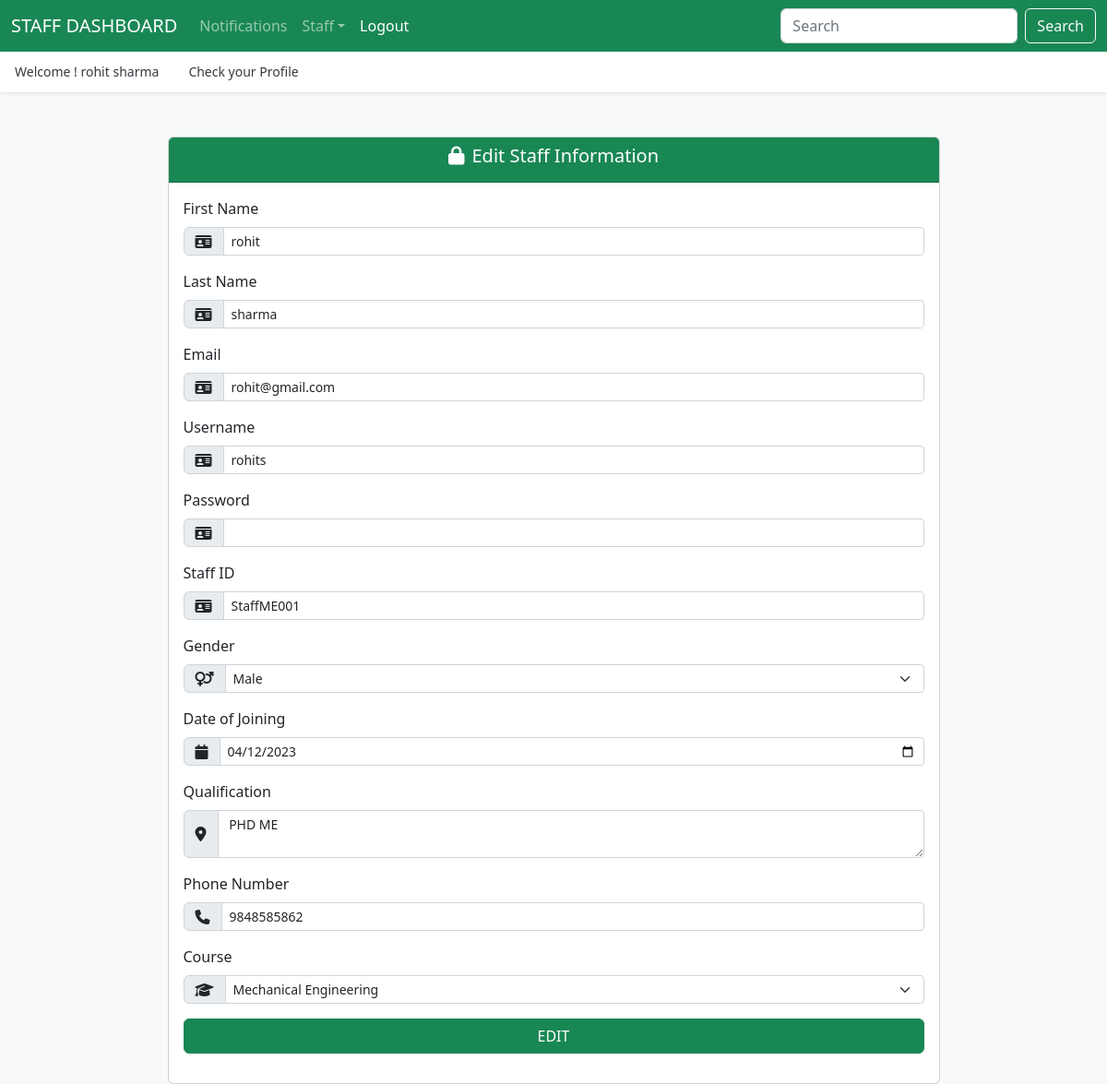
The page /hod/staff/edit/3/ (signed in) on the database its author committed.
### authentication/models.py (models this page shows, shortened)
class UserProfile(models.Model):
    user = models.OneToOneField(User, on_delete=models.CASCADE)
    usertype = models.CharField(max_length=50)

### app_hod/models.py (models this page shows, shortened)
class Staff(models.Model):
    user = models.OneToOneField(UserProfile, on_delete=models.CASCADE)
    staff_id = models.CharField(max_length=20, unique=True)
    gender = models.CharField(max_length=1, choices=[('M', 'Male'), ('F', 'Female')])
    doj = models.DateField()
    qualification = models.TextField()
    phone_number = models.CharField(max_length=20)
    course = models.ForeignKey(Course,on_delete=models.DO_NOTHING)
    created_at = models.DateTimeField(auto_now_add=True)
    updated_at = models.DateTimeField(auto_now=True)

class Course(models.Model):
    name = models.CharField(max_length=100)
    created_at = models.DateTimeField(auto_now_add=True)
    updated_at = models.DateTimeField(auto_now=True)

### app_hod/views.py (the view)
# urls.py: path('staff/edit/<int:id>/', views.staff_edit, name='edit-staff'),
@login_required(login_url='/login/')
def staff_edit(request, id):
    staff = Staff.objects.get(id=id)
    courses = Course.objects.all()
    doj = staff.doj.strftime('%Y-%m-%d')
    context = {"data": staff, "course": courses, "doj": doj}
    return render(request, 'hod/staff_edit.html', context)

### templates/hod/staff_edit.html (shortened to what this page needs)
{% extends 'layouts/master.html' %}
{% block content %}
<div class="container pt-5 d-flex align-items-center justify-content-center">
  <div class="card w-75">
    <div class="card-header bg-success text-white text-center">
      <h5><i class="fas fa-lock me-2"></i>Edit Staff Information</h5>
    </div>
    <div class="card-body">
      <form action="{% url 'update-staff' %}" method="POST">
        <div class="mb-3">
          <label for="first_name" class="form-label">First Name</label>
          <div class="input-group">
            <span class="input-group-text"><i class="fas fa-id-card"></i></span>
            <input type="text" name="first_name" value="{{ data.user.user.first_name }}" class="form-control form-control-sm">
          </div>
        </div>
        <div class="mb-3">
          <label for="last_name" class="form-label">Last Name</label>
          <div class="input-group">
            <span class="input-group-text"><i class="fas fa-id-card"></i></span>
            <input type="text" name="last_name" value="{{ data.user.user.last_name }}" class="form-control form-control-sm">
          </div>
        </div>
        <div class="mb-3">
          <label for="email" class="form-label">Email</label>
          <div class="input-group">
            <span class="input-group-text"><i class="fas fa-id-card"></i></span>
            <input type="email" name="email"  value="{{ data.user.user.email }}" class="form-control form-control-sm">
          </div>
        </div>
        <div class="mb-3">
          <label for="username" class="form-label">Username</label>
          <div class="input-group">
            <span class="input-group-text"><i class="fas fa-id-card"></i></span>
            <input type="text" name="username" value="{{ data.user.user.username }}" class="form-control form-control-sm">
          </div>
        </div>
        <div class="mb-3">
          <label for="password" class="form-label">Password</label>
          <div class="input-group">
            <span class="input-group-text"><i class="fas fa-id-card"></i></span>
            <input type="password" name="password" class="form-control form-control-sm">
          </div>
        </div>
        <div class="mb-3">
          <label for="staff_id" class="form-label">Staff ID</label>
          <div class="input-group">
            <span class="input-group-text"><i class="fas fa-id-card"></i></span>
            <input type="text" name="staff_id" value="{{ data.staff_id }}" class="form-control form-control-sm">
          </div>
        </div>
        <div class="mb-3">
          <label for="gender" class="form-label">Gender</label>
          <div class="input-group">
            <span class="input-group-text"><i class="fas fa-venus-mars"></i></span>
            <select name="gender" class="form-select form-select-sm">
              <option value="M" {% if data.gender == 'M' %}selected{% endif %}>Male</option>
            </select>
          </div>
        </div>
        <div class="mb-3">
          <label for="doj" class="form-label">Date of Joining</label>
          <div class="input-group">
            <span class="input-group-text"><i class="fas fa-calendar"></i></span>
            <input type="date" name="doj" value="{{ doj }}" class="form-control form-control-sm">
          </div>
        </div>
        <div class="mb-3">
          <label for="qualification" class="form-label">Qualification</label>
          <div class="input-group">
            <span class="input-group-text"><i class="fas fa-map-marker-alt"></i></span>
            <textarea name="qualification" class="form-control form-control-sm"> {{ data.qualification }}</textarea>
          </div>
        </div>
        <div class="mb-3">
          <label for="phone_number" class="form-label">Phone Number</label>
          <div class="input-group">
            <span class="input-group-text"><i class="fas fa-phone"></i></span>
            <input type="text" name="phone_number" value="{{ data.phone_number }}" class="form-control form-control-sm">
          </div>
        </div>
        <div class="mb-3">
            <label for="course" class="form-label">Course</label>
            <div class="input-group">
              <span class="input-group-text"><i class="fas fa-graduation-cap"></i></span>
              <select name="course" class="form-select form-select-sm">
                {% for cor in course %}
                <option value="{{ cor.id }}" {% if cor.id == data.course.id %}selected{% endif %}>{{ cor.name }}</option>
                {% endfor %}
              </select>
            </div>
          </div>
          <button type="submit" class="btn btn-success col-12 mb-3">EDIT</button>
        </form>
      </div>
    </div>
  </div>
{% endblock %}

### templates/layouts/master.html (shortened to what this page needs)
{% load static %}
<!doctype html>
<html lang="en">
<head>
  <link rel="stylesheet" href="https://cdnjs.cloudflare.com/ajax/libs/font-awesome/6.4.0/css/all.min.css">
  <link href="https://cdn.jsdelivr.net/npm/bootstrap@5.2.3/dist/css/bootstrap.min.css" rel="stylesheet">
  <link href="{% static 'css/offcanvas.css' %}" rel="stylesheet">
</head>
<body class="bg-light">
  {% if user.userprofile.usertype == 'hod' %}
  <nav class="navbar navbar-expand-lg fixed-top navbar-dark bg-success" aria-label="Main navigation">
    <div class="container-fluid">
      <a class="navbar-brand" href="{% url 'hodpage' %}" style="text-transform:uppercase;">{{ user.userprofile.usertype }} Dashboard</a>
      <button class="navbar-toggler p-0 border-0" type="button" id="navbarSideCollapse" aria-label="Toggle navigation">
        <span class="navbar-toggler-icon"></span>
      </button>
      <div class="navbar-collapse offcanvas-collapse" id="navbarsExampleDefault">
        <ul class="navbar-nav me-auto mb-2 mb-lg-0">
          <li class="nav-item dropdown">
            <a class="nav-link dropdown-toggle" href="#" id="dropdown00" data-bs-toggle="dropdown" aria-expanded="false">Notification</a>
            <ul class="dropdown-menu" aria-labelledby="dropdown00">
              <li><a class="dropdown-item" href="{% url 'send-studentnotification' %}">Student Notification</a></li>
              <li><a class="dropdown-item" href="{% url 'send-staffnotification' %}">Staff Notification</a></li>
            </ul>
          </li>
          <li class="nav-item dropdown">
            <a class="nav-link dropdown-toggle" href="#" id="dropdown01" data-bs-toggle="dropdown" aria-expanded="false">Course</a>
            <ul class="dropdown-menu" aria-labelledby="dropdown01">
              <li><a class="dropdown-item" href="{% url 'add-course' %}">Add Course</a></li>
              <li><a class="dropdown-item" href="{% url 'list-course' %}">View Course</a></li>
            </ul>
          </li>
          <li class="nav-item dropdown">
            <a class="nav-link dropdown-toggle" href="#" id="dropdown02" data-bs-toggle="dropdown" aria-expanded="false">Student</a>
            <ul class="dropdown-menu" aria-labelledby="dropdown02">
              <li><a class="dropdown-item" href="{% url 'add-student' %}">Add Student</a></li>
              <li><a class="dropdown-item" href="{% url 'list-student' %}">View Student</a></li>
            </ul>
          </li>
          <li class="nav-item dropdown">
            <a class="nav-link dropdown-toggle" href="#" id="dropdown03" data-bs-toggle="dropdown" aria-expanded="false">Staff</a>
            <ul class="dropdown-menu" aria-labelledby="dropdown03">
              <li><a class="dropdown-item" href="{% url 'add-staff' %}">Add Staff</a></li>
              <li><a class="dropdown-item" href="{% url 'list-staff' %}">View Staff</a></li>
            </ul>
          </li>
          <li class="nav-item dropdown">
            <a class="nav-link dropdown-toggle" href="#" id="dropdown04" data-bs-toggle="dropdown" aria-expanded="false">Subject</a>
            <ul class="dropdown-menu" aria-labelledby="dropdown04">
              <li><a class="dropdown-item" href="{% url 'add-subject' %}">Add Subject</a></li>
              <li><a class="dropdown-item" href="{% url 'list-subject' %}">View Subject</a></li>
            </ul>
          </li>
          <li class="nav-item">
            <a class="nav-link active" aria-current="page" href="{% url 'logout' %}">Logout</a>
          </li>
        </ul>
        <form class="d-flex">
          <input class="form-control me-2" type="search" placeholder="Search" aria-label="Search">
          <button class="btn btn-outline-light" type="submit">Search</button>
        </form>
      </div>
    </div>
  </nav>
  {% elif user.userprofile.usertype == 'staff' %}
  <nav class="navbar navbar-expand-lg fixed-top navbar-dark bg-success" aria-label="Main navigation">
    <div class="container-fluid">
      <a class="navbar-brand" href="{% url 'staffpage' %}" style="text-transform:uppercase;">{{ user.userprofile.usertype }} Dashboard</a>
      <div class="navbar-collapse offcanvas-collapse" id="navbarsExampleDefault">
        <ul class="navbar-nav me-auto mb-2 mb-lg-0">
          <li class="nav-item">
            <a class="nav-link" href="{% url 'staff-notification' %}">Notifications</a>
          </li>
          <li class="nav-item dropdown">
            <a class="nav-link dropdown-toggle" href="#" id="dropdown03" data-bs-toggle="dropdown" aria-expanded="false">Staff</a>
          </li>
          <li class="nav-item">
            <a class="nav-link active" aria-current="page" href="{% url 'logout' %}">Logout</a>
          </li>
        </ul>
        <form class="d-flex">
          <input class="form-control me-2" type="search" placeholder="Search" aria-label="Search">
          <button class="btn btn-outline-light" type="submit">Search</button>
        </form>
      </div>
    </div>
  </nav>
  {% endif %}
  <div class="nav-scroller bg-body shadow-sm">
    <nav class="nav nav-underline" aria-label="Secondary navigation">
      <p class="nav-link active" aria-current="page">Welcome ! {{ user.first_name }} {{ user.last_name }}</p>
      <a class="nav-link active" aria-current="page"
      {% if user.userprofile.usertype == 'hod' %}
      href=" {% url 'hodprofile' %}"
      {% elif user.userprofile.usertype == 'staff' %}
      href=" {% url 'staffprofile' %}"
      {% elif user.userprofile.usertype == 'student' %}
      href=" {% url 'studentprofile' %}"
      {% endif %}>Check your Profile</a>
    </nav>
  </div>
  {% block content %}
  {% endblock %}
</body>
</html>

### static/css/offcanvas.css (style rules this page uses)
html, body { overflow-x: hidden; }
body { padding-top: 56px; }
.nav-scroller { position: relative; z-index: 2; height: 2.75rem; overflow-y: hidden; }
.nav-scroller .nav { display: flex; flex-wrap: nowrap; padding-bottom: 1rem; margin-top: -1px; overflow-x: auto; color: rgba(255, 255, 255, .75); text-align: center; white-space: nowrap; -webkit-overflow-scrolling: touch; }
.nav-underline .nav-link { padding-top: .75rem; padding-bottom: .75rem; font-size: .875rem; color: #6c757d; }
.nav-underline .active { font-weight: 500; color: #343a40; }

### rows shown on the page
Staff: first_name "rohit", last_name "sharma", email "rohit@gmail.com", username "rohits", staff_id "StaffME001", gender "Male", qualification "PHD ME", phone_number "9848585862", course "Mechanical Engineering"

### other values the page prints
{{ user.userprofile.usertype }} "STAFF"
{{ user.first_name }} "rohit"
{{ user.last_name }} "sharma"
